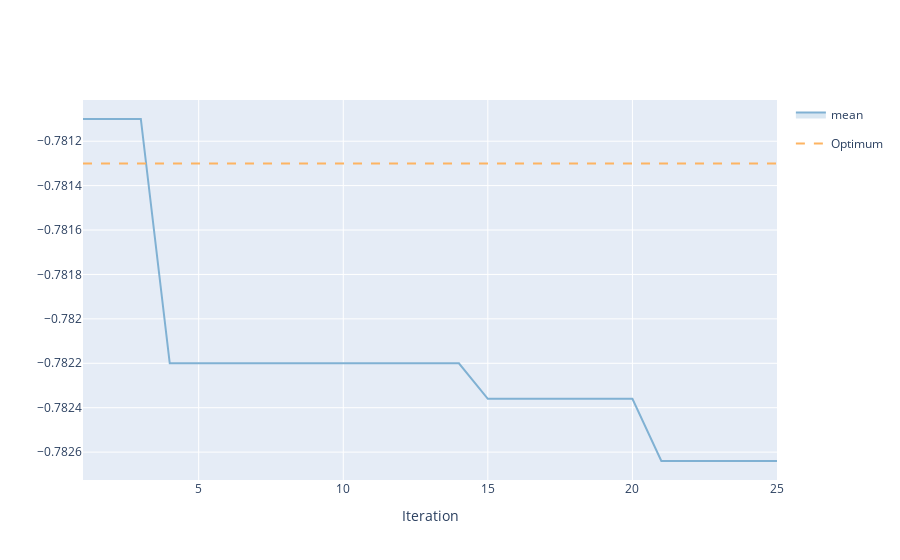

Notebook code cell kept with this figure:
### Code cell
from ax.plot.trace import optimization_trace_single_method
from ax.utils.notebook.plotting import render, init_notebook_plotting

objective_means = np.array([[trial.objective_mean for trial in exp.trials.values()]])
best_objective_plot = optimization_trace_single_method(
        y=np.minimum.accumulate(objective_means, axis=1),
        optimum=-0.7813,  # Known minimum objective for Hartmann6 function.
)
render(best_objective_plot)

### Figure 1 — Plotly figure (JSON) as saved in the notebook; plotly's stock layout.template omitted (floating-point values rounded to 4 significant figures)
{"data": [{"hoverinfo": "none", "legendgroup": "", "line": {"width": 0}, "mode": "lines", "showlegend": false, "type": "scatter", "x": [1, 2, 3, 4, 5, 6, 7, 8, 9, 10, 11, 12, 13, 14, 15, 16, 17, 18, 19, 20, 21, 22, 23, 24, 25], "y": [-0.7811, -0.7811, -0.7811, -0.7822, -0.7822, -0.7822, -0.7822, -0.7822, -0.7822, -0.7822, -0.7822, -0.7822, -0.7822, -0.7822, -0.7824, -0.7824, -0.7824, -0.7824, -0.7824, -0.7824, -0.7826, -0.7826, -0.7826, -0.7826, -0.7826]}, {"fill": "tonexty", "fillcolor": "rgba(128,177,211,0.3)", "legendgroup": "mean", "line": {"color": "rgba(128,177,211,1)"}, "mode": "lines", "name": "mean", "type": "scatter", "x": [1, 2, 3, 4, 5, 6, 7, 8, 9, 10, 11, 12, 13, 14, 15, 16, 17, 18, 19, 20, 21, 22, 23, 24, 25], "y": [-0.7811, -0.7811, -0.7811, -0.7822, -0.7822, -0.7822, -0.7822, -0.7822, -0.7822, -0.7822, -0.7822, -0.7822, -0.7822, -0.7822, -0.7824, -0.7824, -0.7824, -0.7824, -0.7824, -0.7824, -0.7826, -0.7826, -0.7826, -0.7826, -0.7826]}, {"fill": "tonexty", "fillcolor": "rgba(128,177,211,0.3)", "hoverinfo": "none", "legendgroup": "", "line": {"width": 0}, "mode": "lines", "showlegend": false, "type": "scatter", "x": [1, 2, 3, 4, 5, 6, 7, 8, 9, 10, 11, 12, 13, 14, 15, 16, 17, 18, 19, 20, 21, 22, 23, 24, 25], "y": [-0.7811, -0.7811, -0.7811, -0.7822, -0.7822, -0.7822, -0.7822, -0.7822, -0.7822, -0.7822, -0.7822, -0.7822, -0.7822, -0.7822, -0.7824, -0.7824, -0.7824, -0.7824, -0.7824, -0.7824, -0.7826, -0.7826, -0.7826, -0.7826, -0.7826]}, {"line": {"color": "rgba(253,180,98,1)", "dash": "dash"}, "mode": "lines", "name": "Optimum", "type": "scatter", "x": [1, 25], "y": [-0.7813, -0.7813]}], "layout": {"showlegend": true, "title": {"text": ""}, "xaxis": {"title": {"text": "Iteration"}}, "yaxis": {"title": {"text": ""}}}}
